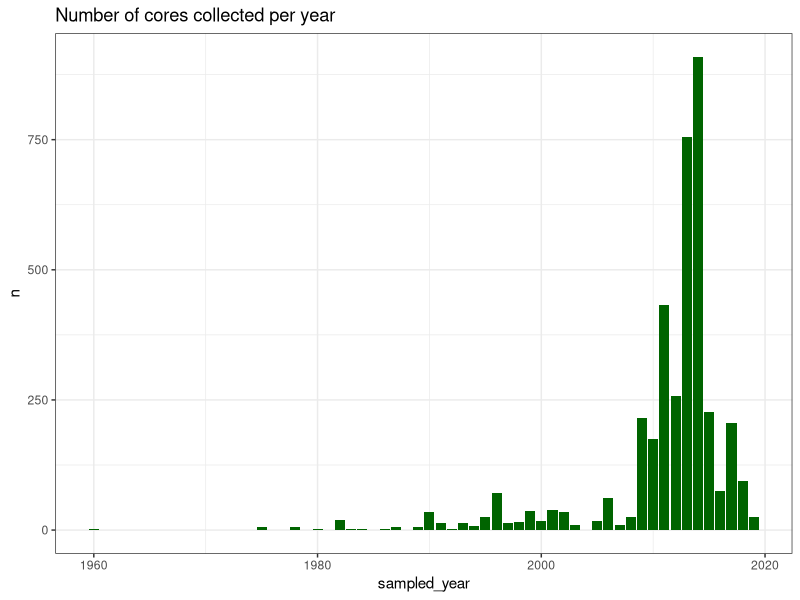
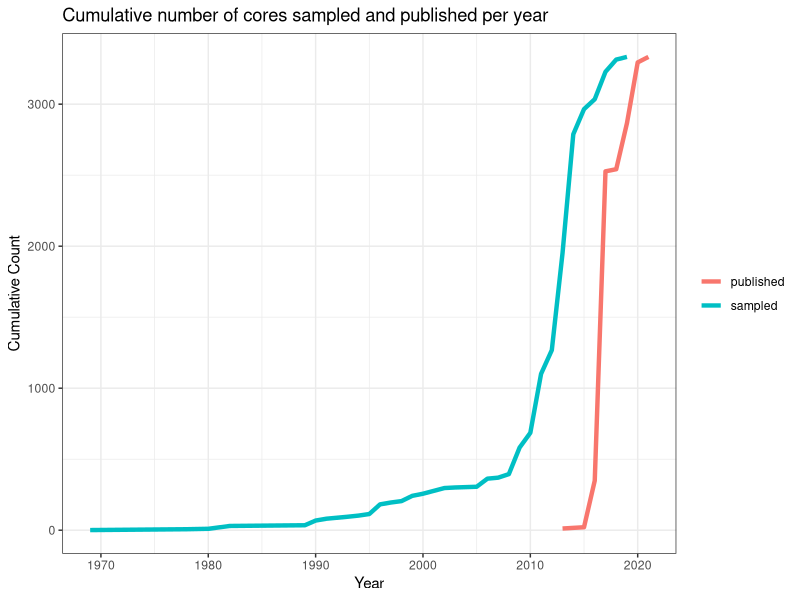
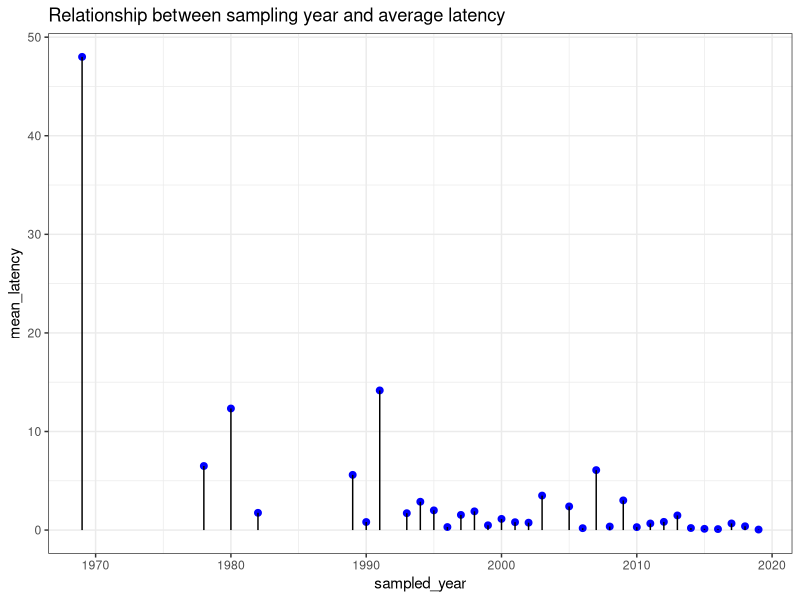
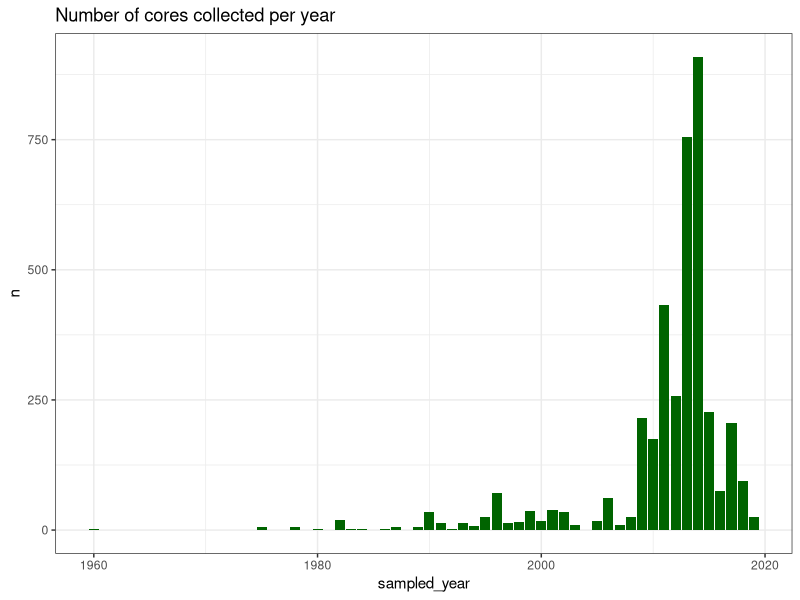
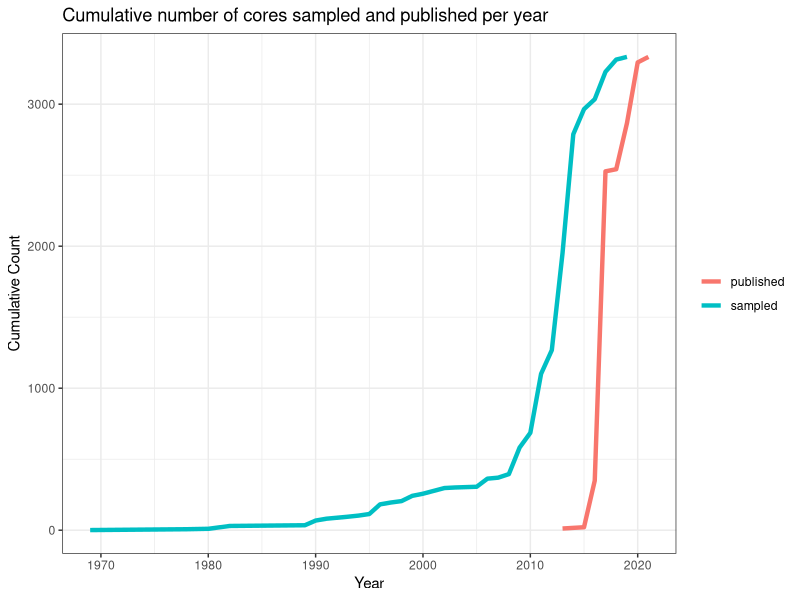
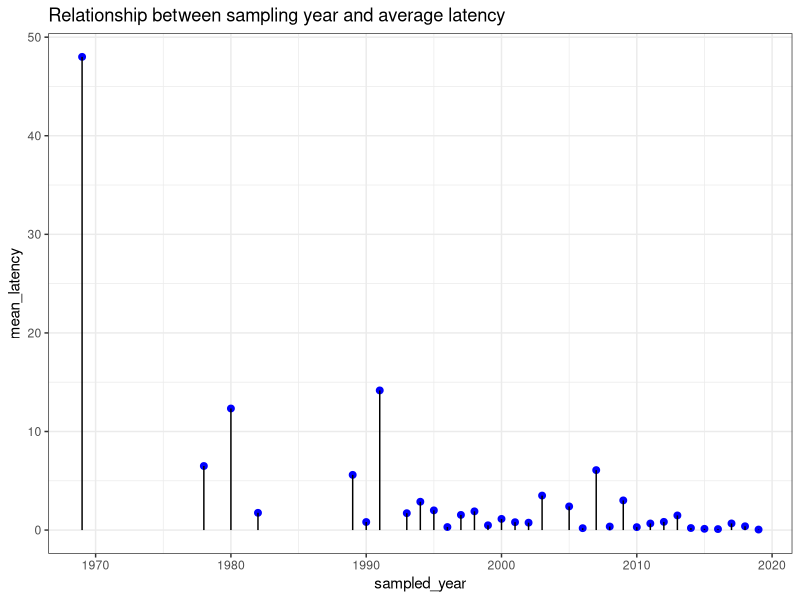

Source code (R) for these figures, in order:
## CCRCN Database Paper ####

## Analyze data latency from time of sampling to time of publishing
## contact: Jaxine Wolfe, wolfejax@si.edu


library(tidyverse)

# Prepare Workspace ####

cores <- read_csv("data/CCRCN_synthesis/derivative/CCRCN_cores.csv", guess_max = 7000)
citations <- read_csv("data/CCRCN_synthesis/derivative/CCRCN_study_citations.csv")

# Create a table of core sampling date and data publishing date

pub_dates <- citations %>% 
  filter(publication_type %in% c("primary dataset", "synthesis dataset", "combined dataset and manuscript")) %>% 
  # filter(bibtype == "Misc") %>% 
  select(study_id, year) %>% 
  filter(study_id != "Windham_Meyers_et_al_2010" | year == "2010") %>%
  filter(study_id != "Piazza_et_al_2011" | year == "2011") %>%
  rename(pub_year = year)

core_dates <- cores %>% 
  select(study_id, site_id, core_id, year) %>%
  drop_na(year) %>%
  rename(sampled_year = year)
# over 2000 cores with no sampling year

# which cores have no associated date
na_core_date <- cores %>%
  filter(is.na(year))
sort(unique(na_core_date$study_id))

# determine the number of sampled cores per year
sampled_cores <- core_dates %>%
  add_count(sampled_year) %>% 
  select(sampled_year, n) %>% distinct() %>%
  arrange(sampled_year)

# plot the number of cores collected for each sampling year 
# that were made available in our database (is there bias here?)
ggplot(sampled_cores, aes(sampled_year, n)) +
  geom_col(fill = "darkgreen") + theme_bw() +
  ggtitle("Number of cores collected per year")
ggsave("database_paper/figures/cores_sampled_per_year.jpg")

# join tables
dates <- left_join(core_dates, pub_dates) %>%
  drop_na(pub_year) # a few citations aren't aligning
  
# Compute cumulative counts ####
cumu_sampled <- dates %>% select(sampled_year) %>%
  rename(year = sampled_year) %>% 
  arrange(year) %>% add_count(year) %>% distinct() %>%
  mutate(cumulative_sampled = cumsum(n)) %>% select(-n)

cumu_pub <- dates %>% select(pub_year) %>%
  rename(year = pub_year) %>% 
  arrange(year) %>% add_count(year) %>%  distinct() %>%
  mutate(cumulative_published = cumsum(n)) %>% select(-n)

counts <- full_join(cumu_sampled, cumu_pub) %>%
  pivot_longer(cols = contains("cumulative"), 
               names_to = "category",
               names_prefix = "cumulative_", 
               values_to = "cumulative_count") %>%
  drop_na(cumulative_count)

# plot cumulative counts for sampled and published cores per year
ggplot(counts, aes(year, cumulative_count, col = category)) +
  geom_line(lwd=1.5) + 
  xlab("Year") + ylab("Cumulative Count") +
  theme_bw() +
  ggtitle("Cumulative number of cores sampled and published per year") +
  theme(legend.title = element_blank())
ggsave("database_paper/figures/cores_sampled_v_published.jpg",
       width = 7, height = 3.5)

## Data Latency ####

# compute latency of data
data_latency <- dates %>%  
  count(sampled_year, pub_year) %>% 
  mutate(latency = pub_year - sampled_year,
         norm_latency = latency/n) # normalize latency by the number of cores sampled in each group

# plot relationship between year of sampling and the time it took to publish
# show that data collected more recently is more likely to get published sooner
data_latency %>% 
  group_by(sampled_year) %>% 
  summarise(mean_latency = mean(norm_latency),
            sd_latency = sd(norm_latency)) %>% 
  ggplot(aes(sampled_year, mean_latency)) +
  geom_point(size = 2, col = "blue") + 
  # geom_pointrange(aes(ymin = mean_latency-sd_latency, ymax = mean_latency+sd_latency))   +
  geom_segment(aes(x=sampled_year, xend=sampled_year, y=0, yend=mean_latency))+
  theme_bw() +
  ggtitle("Relationship between sampling year and average latency")
ggsave("database_paper/figures/data_latency.jpg")
